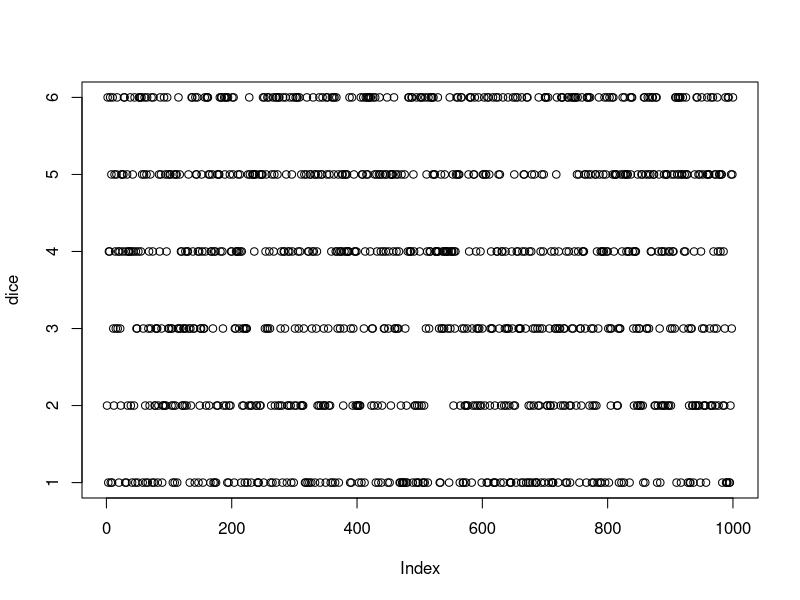

Write the R code that produced this figure. (Note: this script raises an error after producing the figure.)
## ---- chunk 1
knitr::opts_chunk$set(echo = TRUE)
## ---- chunk 2
n_random = 10
beta = 2
U = runif(n_random, min = 0, max = 1)
Y = (-1/beta)*log(1-U)
Y
## ---- chunk 3

dice <-  sample(1:6, size = 1000, replace = TRUE)
plot(dice)
p = 0
if (dice == 1){
  p = p + 1
}
p



## ---- chunk 4
#going to simulate 100 dice rolls
x <-  sample(1:6, 100, replace=TRUE)
count_a <-  0
count_b <-  0
count_ab <-  0
for (val in x){
  if (x == 2 | x == 4 | x == 6 ) {
    count_a = count_a + 1}
  if (x == 1 | x == 2 | x == 3 | x == 4) {
    count_b = count_b + 1}
  if (x == 2 | x == 4 ) {
    count_ab = count_ab + 1}
}
proportion_a = count_a /100
proportion_b = count_b/100
proportion_ab = count_ab/100
print("proportion of a:") 
proportion_a
print("proportion of b:") 
proportion_b
print("proportion of ab:") 
proportion_ab


